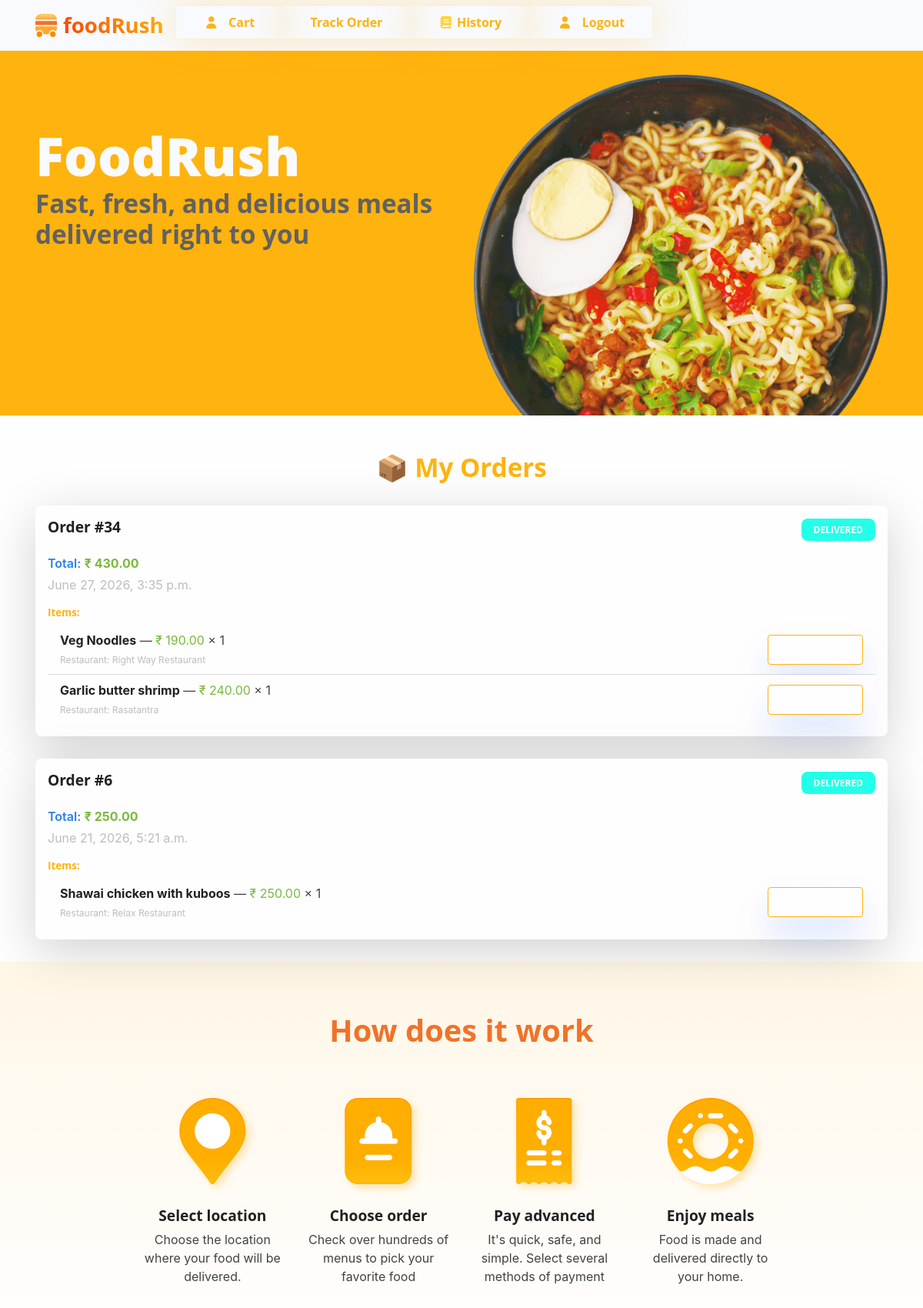
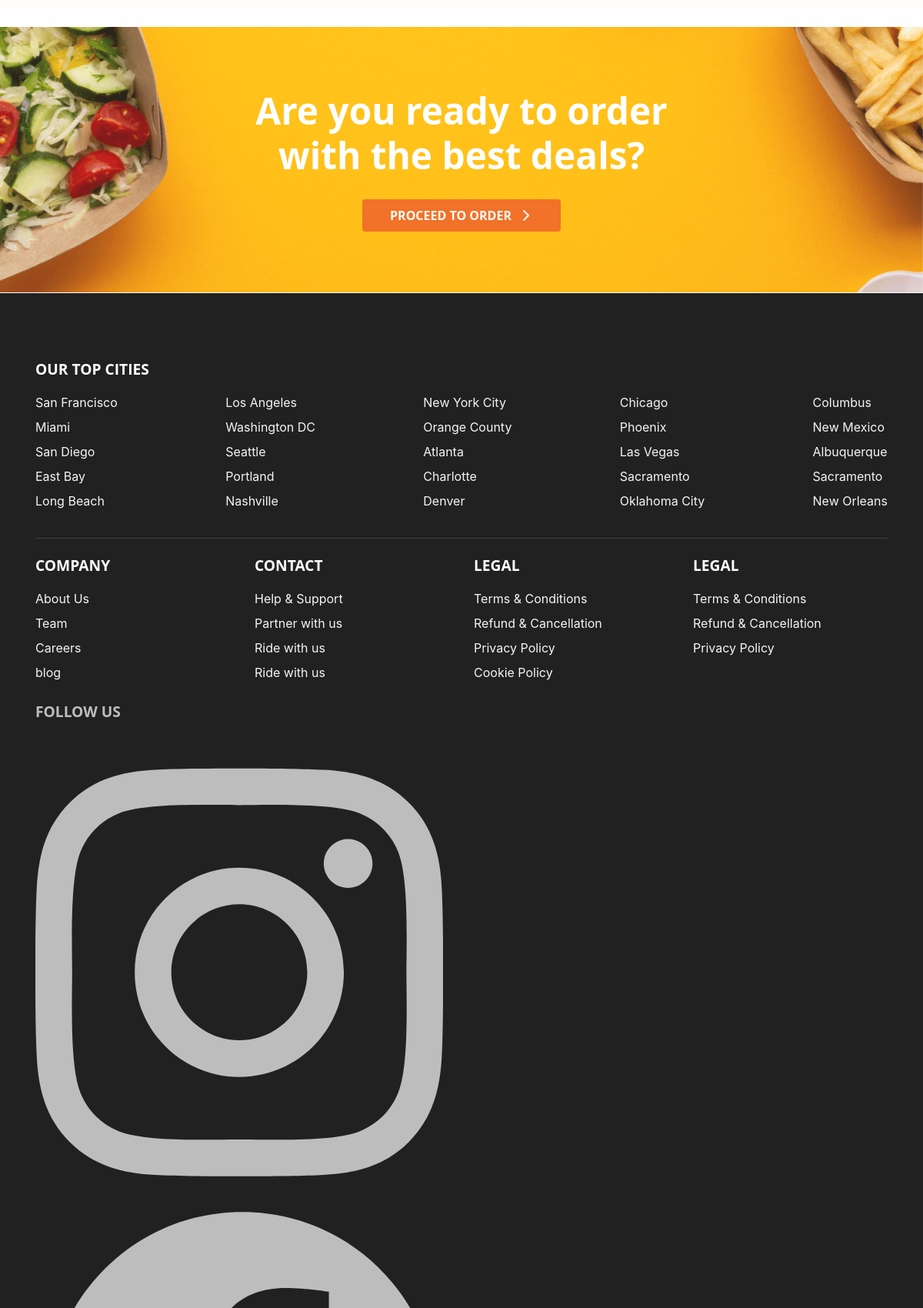
The app's page /order/history (signed in, upper part) with its own data (2 pictures, top to bottom).
### order/models.py (models this page shows)
class Orders(models.Model):
    status_choices = (
        ('PENDING', 'Pending'),
        ('PREPARING', 'Preparing'),
        ('OUT FOR DELIVERY', 'Out for Delivery'),
        ('DELIVERED', 'Delivered'),
    )
    user=models.ForeignKey(settings.AUTH_USER_MODEL,on_delete=models.CASCADE)
    address=models.TextField()
    order_id = models.CharField(max_length=100, null=True)
    payment_method = models.CharField(max_length=100,blank=True, null=True)
    payment_id =models.CharField(max_length=100,blank=True,null=True)
    ordered_at=models.DateTimeField(auto_now_add=True)
    is_ordered = models.BooleanField(default=False)
    status=models.CharField(choices=status_choices,default='pending',max_length=100)
    amount=models.DecimalField(max_digits=10,decimal_places=2)

class OrderItem(models.Model):
    order = models.ForeignKey(Orders,on_delete=models.CASCADE,related_name='items')
    fooditem=models.ForeignKey(FoodItem,on_delete=models.CASCADE)
    quantity=models.IntegerField()

### hotels/models.py (models this page shows, shortened)
class FoodItem(models.Model):
    hotel = models.ForeignKey(Hotel,on_delete=models.CASCADE,related_name='food')
    food_name=models.CharField(max_length=100)
    description = models.TextField(null=True,blank=True)
    price=models.DecimalField(max_digits=10,decimal_places=2)
    image = models.ImageField(upload_to='foods')
    available = models.BooleanField(default=True)

class Hotel(models.Model):
    owner=models.ForeignKey(settings.AUTH_USER_MODEL,on_delete=models.CASCADE)
    hotel_name = models.CharField(max_length=100)
    description = models.TextField(null=True)
    address = models.TextField()
    city = models.CharField(max_length=100)
    phone = models.CharField(max_length=15)
    image = models.ImageField(upload_to='hotels')

### order/views.py (the view)
# urls.py: path('history',views.OrderHistory.as_view(),name='history'),
class OrderHistory(View):
    def get(self,request):
        orders=Orders.objects.filter(user=request.user, status="DELIVERED").order_by('-ordered_at')
        context={'orders':orders}
        return render(request, 'history.html',context)

### templates/history.html (shortened to what this page needs)
{% extends 'base.html' %}
{% load static %}
{% block content %}
<section class="py-5 overflow-hidden bg-primary" id="home">
  <div class="container">
    <div class="row flex-center">
      <div class="col-md-5 col-lg-6 order-0 order-md-1 mt-8 mt-md-0">
        <a class="img-landing-banner" href="#!">
          <img class="img-fluid" src="{% static 'img/gallery/hero-header.png' %}" alt="hero-header" />
        </a>
      </div>
      <div class="col-md-7 col-lg-6 py-8 text-md-start text-center">
        <h1 class="display-1 fs-md-5 fs-lg-6 fs-xl-8 text-light">FoodRush</h1>
        <h2 class="text-800 mb-5 fs-4">
          Fast, fresh, and delicious meals<br class="d-none d-xxl-block" />
          delivered right to you
        </h2>
      </div>
    </div>
  </div>
</section>
<div class="container mt-5">
    <h2 class="fw-bold text-center mb-4 text-primary">📦 My Orders</h2>
    {% for order in orders %}
        <div class="card shadow-lg border-0 mb-4">
            <div class="card-body">
                <div class="d-flex justify-content-between align-items-center mb-3">
                    <h5 class="fw-bold text-dark">Order #{{ order.id }}</h5>
                    <span class="badge
                        {% if order.status == 'Delivered' %}
                            bg-success
                        {% elif order.status == 'Pending' %}
                            bg-warning text-dark
                        {% else %}
                            bg-info
                        {% endif %} px-3 py-2">
                        {{ order.status }}
                    </span>
                </div>
                <p class="mb-1"><strong class="text-secondary">Total:</strong>
                   <span class="text-success fw-bold">₹ {{ order.amount }}</span>
                </p>
                <p class="text-muted"> {{ order.ordered_at }}</p>
                <h6 class="fw-bold mt-3 text-primary">Items:</h6>
                <ul class="list-group list-group-flush">
                    {% for item in order.items.all %}
                        <li class="list-group-item d-flex justify-content-between align-items-center">
                            <div>
                                <span class="fw-bold text-dark">{{ item.fooditem.food_name }}</span>
                                — <span class="text-success">₹ {{ item.fooditem.price }}</span> × {{ item.quantity }}
                                <br>
                                <small class="text-muted">Restaurant: {{ item.fooditem.hotel.hotel_name }}</small>
                            </div>
                            <div>
                                <a href="{% url 'users:reviews' item.fooditem.hotel.id %}"
                                   class="btn btn-sm btn-outline-primary shadow-sm">
                                </a>
                            </div>
                        </li>
                    {% endfor %}
                </ul>
            </div>
        </div>
    {% empty %}
        <p class="text-center text-muted">You have no orders yet.</p>
    {% endfor %}
</div>
{% endblock %}

### templates/base.html (shortened to what this page needs)
<!DOCTYPE html>
{% load static %}
<html lang="en-US" dir="ltr" xmlns="http://www.w3.org/1999/html">
  <head>
    <link rel="stylesheet" href="https://cdnjs.cloudflare.com/ajax/libs/font-awesome/7.0.1/css/all.min.css" />
    <link href="{% static 'css/theme.css' %}" rel="stylesheet" />
      <link rel="stylesheet" href="{% static 'css/style.css' %}">
  </head>
  <body>
    <main class="main" id="top">
      <nav class="navbar navbar-expand-lg navbar-light bg-light fixed-top " data-navbar-on-scroll="data-navbar-on-scroll">
        <div class="container"><a class="navbar-brand d-inline-flex" href="{% url 'users:home' %}"><img class="d-inline-block" src="{% static 'img/gallery/logo.svg' %}" alt="logo" /><span class="text-1000 fs-3 fw-bold ms-2 text-gradient" >foodRush</span></a>
          <div class="collapse navbar-collapse border-top border-lg-0 my-2 mt-lg-0" id="navbarSupportedContent">
              <div class="d-flex   mt-4 mt-lg-0 ms-lg-auto ms-xl-0 " >
                  {% if user.is_authenticated %}
    {% if user.role == 'CUSTOMER' %}
        <a class="btn btn-white shadow-warning text-warning" href="{% url 'order:cartview' %}">
            <i class="fas fa-user me-2"></i> Cart
        </a>
        {% if latest_order %}
            <a class="btn btn-white shadow-warning text-warning" href="{% url 'users:tracking' latest_order.id %}">
                Track Order
            </a>
        {% endif %}
        <a class="btn btn-white shadow-warning text-warning" href="{% url 'order:history' %}">
            <i class="fa-solid fa-book" style="color: rgb(255, 212, 59);"></i> History
        </a>
    {% endif %}
    <a class="btn btn-white shadow-warning text-warning" href="{% url 'users:logout' %}">
        <i class="fas fa-user me-2"></i> Logout
    </a>
{% endif %}
              </div>
          </div>
        </div>
      </nav>
 {% block content %}
 {% endblock %}
      <section class="py-0 bg-primary-gradient">
        <div class="container">
          <div class="row justify-content-center g-0">
            <div class="col-xl-9">
              <div class="col-lg-6 text-center mx-auto mb-3 mb-md-5 mt-4">
                <h5 class="fw-bold text-danger fs-3 fs-lg-5 lh-sm my-6">How does it work</h5>
              </div>
              <div class="row">
                <div class="col-sm-6 col-md-3 mb-6">
                  <div class="text-center"><img class="shadow-icon" src="{% static 'img/gallery/location.png' %}" height="112" alt="..." />
                    <h5 class="mt-4 fw-bold">Select location</h5>
                    <p class="mb-md-0">Choose the location where your food will be delivered.</p>
                  </div>
                </div>
                <div class="col-sm-6 col-md-3 mb-6">
                  <div class="text-center"><img class="shadow-icon" src="{% static 'img/gallery/order.png' %}" height="112" alt="..." />
                    <h5 class="mt-4 fw-bold">Choose order</h5>
                    <p class="mb-md-0">Check over hundreds of menus to pick your favorite food</p>
                  </div>
                </div>
                <div class="col-sm-6 col-md-3 mb-6">
                  <div class="text-center"><img class="shadow-icon" src="{% static 'img/gallery/pay.png' %}" height="112" alt="..." />
                    <h5 class="mt-4 fw-bold">Pay advanced</h5>
                    <p class="mb-md-0">It's quick, safe, and simple. Select several methods of payment</p>
                  </div>
                </div>
                <div class="col-sm-6 col-md-3 mb-6">
                  <div class="text-center"><img class="shadow-icon" src="{% static 'img/gallery/meals.png' %}" height="112" alt="..." />
                    <h5 class="mt-4 fw-bold">Enjoy meals</h5>
                    <p class="mb-md-0">Food is made and delivered directly to your home.</p>
                  </div>
                </div>
              </div>
            </div>
          </div>
        </div>
      </section>
              <section class="py-0">
             <div class="bg-holder" style="background-image:url({% static 'img/gallery/cta-two-bg.png' %});background-position:center;background-size:cover;">
             </div>
             <div class="container">
                <div class="row flex-center">
                 <div class="col-xxl-9 py-7 text-center">
                  <h1 class="fw-bold mb-4 text-white fs-6">Are you ready to order <br />with the best deals? </h1><a class="btn btn-danger" href="{% url 'order:checkout' %}"> PROCEED TO ORDER<i class="fas fa-chevron-right ms-2"></i></a>
                 </div>
               </div>
             </div>
           </section>
         <section class="py-0 pt-7 bg-1000">
        <div class="container">
          <div class="row justify-content-lg-between">
            <h5 class="lh-lg fw-bold text-white">OUR TOP CITIES</h5>
            <div class="col-6 col-md-4 col-lg-auto mb-3">
              <ul class="list-unstyled mb-md-4 mb-lg-0">
                <li class="lh-lg"><a class="text-200 text-decoration-none" href="#!">San Francisco</a></li>
                <li class="lh-lg"><a class="text-200 text-decoration-none" href="#!">Miami</a></li>
                <li class="lh-lg"><a class="text-200 text-decoration-none" href="#!">San Diego</a></li>
                <li class="lh-lg"><a class="text-200 text-decoration-none" href="#!">East Bay</a></li>
                <li class="lh-lg"><a class="text-200 text-decoration-none" href="#!">Long Beach</a></li>
              </ul>
            </div>
            <div class="col-6 col-md-4 col-lg-auto mb-3">
              <ul class="list-unstyled mb-md-4 mb-lg-0">
                <li class="lh-lg"><a class="text-200 text-decoration-none" href="#!">Los Angeles</a></li>
                <li class="lh-lg"><a class="text-200 text-decoration-none" href="#!">Washington DC</a></li>
                <li class="lh-lg"><a class="text-200 text-decoration-none" href="#!">Seattle</a></li>
                <li class="lh-lg"><a class="text-200 text-decoration-none" href="#!">Portland</a></li>
                <li class="lh-lg"><a class="text-200 text-decoration-none" href="#!">Nashville</a></li>
              </ul>
            </div>
            <div class="col-6 col-md-4 col-lg-auto mb-3">
              <ul class="list-unstyled mb-md-4 mb-lg-0">
                <li class="lh-lg"><a class="text-200 text-decoration-none" href="#!">New York City</a></li>
                <li class="lh-lg"><a class="text-200 text-decoration-none" href="#!">Orange County</a></li>
                <li class="lh-lg"><a class="text-200 text-decoration-none" href="#!">Atlanta</a></li>
                <li class="lh-lg"><a class="text-200 text-decoration-none" href="#!">Charlotte</a></li>
                <li class="lh-lg"><a class="text-200 text-decoration-none" href="#!">Denver</a></li>
              </ul>
            </div>
            <div class="col-6 col-md-4 col-lg-auto mb-3">
              <ul class="list-unstyled mb-md-4 mb-lg-0">
                <li class="lh-lg"><a class="text-200 text-decoration-none" href="#!">Chicago</a></li>
                <li class="lh-lg"><a class="text-200 text-decoration-none" href="#!">Phoenix</a></li>
                <li class="lh-lg"><a class="text-200 text-decoration-none" href="#!">Las Vegas</a></li>
                <li class="lh-lg"><a class="text-200 text-decoration-none" href="#!">Sacramento</a></li>
                <li class="lh-lg"><a class="text-200 text-decoration-none" href="#!">Oklahoma City</a></li>
              </ul>
            </div>
            <div class="col-6 col-md-4 col-lg-auto mb-3">
              <ul class="list-unstyled mb-md-4 mb-lg-0">
                <li class="lh-lg"><a class="text-200 text-decoration-none" href="#!">Columbus</a></li>
                <li class="lh-lg"><a class="text-200 text-decoration-none" href="#!">New Mexico</a></li>
                <li class="lh-lg"><a class="text-200 text-decoration-none" href="#!">Albuquerque</a></li>
                <li class="lh-lg"><a class="text-200 text-decoration-none" href="#!">Sacramento</a></li>
                <li class="lh-lg"><a class="text-200 text-decoration-none" href="#!">New Orleans</a></li>
              </ul>
            </div>
          </div>
          <hr class="text-900" />
          <div class="row">
            <div class="col-6 col-md-4 col-lg-3 col-xxl-2 mb-3">
              <h5 class="lh-lg fw-bold text-white">COMPANY</h5>
              <ul class="list-unstyled mb-md-4 mb-lg-0">
                <li class="lh-lg"><a class="text-200 text-decoration-none" href="#!">About Us</a></li>
                <li class="lh-lg"><a class="text-200 text-decoration-none" href="#!">Team</a></li>
                <li class="lh-lg"><a class="text-200 text-decoration-none" href="#!">Careers</a></li>
                <li class="lh-lg"><a class="text-200 text-decoration-none" href="#!">blog</a></li>
              </ul>
            </div>
            <div class="col-6 col-md-4 col-lg-3 col-xxl-2 col-lg-3 mb-3">
              <h5 class="lh-lg fw-bold text-white">CONTACT</h5>
              <ul class="list-unstyled mb-md-4 mb-lg-0">
                <li class="lh-lg"><a class="text-200 text-decoration-none" href="#!">Help &amp; Support</a></li>
                <li class="lh-lg"><a class="text-200 text-decoration-none" href="#!">Partner with us </a></li>
                <li class="lh-lg"><a class="text-200 text-decoration-none" href="#!">Ride with us</a></li>
                <li class="lh-lg"><a class="text-200 text-decoration-none" href="#!">Ride with us</a></li>
              </ul>
            </div>
            <div class="col-6 col-md-4 col-lg-3 col-xxl-2 mb-3">
              <h5 class="lh-lg fw-bold text-white">LEGAL</h5>
              <ul class="list-unstyled mb-md-4 mb-lg-0">
                <li class="lh-lg"><a class="text-200 text-decoration-none" href="#!">Terms &amp; Conditions</a></li>
                <li class="lh-lg"><a class="text-200 text-decoration-none" href="#!">Refund &amp; Cancellation</a></li>
                <li class="lh-lg"><a class="text-200 text-decoration-none" href="#!">Privacy Policy</a></li>
                <li class="lh-lg"><a class="text-200 text-decoration-none" href="#!">Cookie Policy</a></li>
              </ul>
            </div>
            <div class="col-6 col-md-4 col-lg-3 col-xxl-2 mb-3">
              <h5 class="lh-lg fw-bold text-white">LEGAL</h5>
              <ul class="list-unstyled mb-md-4 mb-lg-0">
                <li class="lh-lg"><a class="text-200 text-decoration-none" href="#!">Terms &amp; Conditions</a></li>
                <li class="lh-lg"><a class="text-200 text-decoration-none" href="#!">Refund &amp; Cancellation</a></li>
                <li class="lh-lg"><a class="text-200 text-decoration-none" href="#!">Privacy Policy</a></li>
              </ul>
            </div>
            <div class="col-12 col-md-8 col-lg-6 col-xxl-4">
              <h5 class="lh-lg fw-bold text-500">FOLLOW US</h5>
              <div class="text-start my-3"> <a href="#!">
                  </a><a href="#!">
                  </a></div>
            </div>
          </div>
        </div>
      </section>
    </main>
  </body>
</html>

### records on screen
Orders: id "34", status "DELIVERED", amount "430.00", ordered_at "June 27, 2026, 3:35 p.m."
OrderItem: fooditem.food_name "Veg Noodles", fooditem.price "190.00", quantity "1", fooditem.hotel.hotel_name "Right Way Restaurant"
OrderItem: fooditem.food_name "Garlic butter shrimp", fooditem.price "240.00", quantity "1", fooditem.hotel.hotel_name "Rasatantra"
Orders: id "6", status "DELIVERED", amount "250.00", ordered_at "June 21, 2026, 5:21 a.m."
OrderItem: fooditem.food_name "Shawai chicken with kuboos", fooditem.price "250.00", quantity "1", fooditem.hotel.hotel_name "Relax Restaurant"
